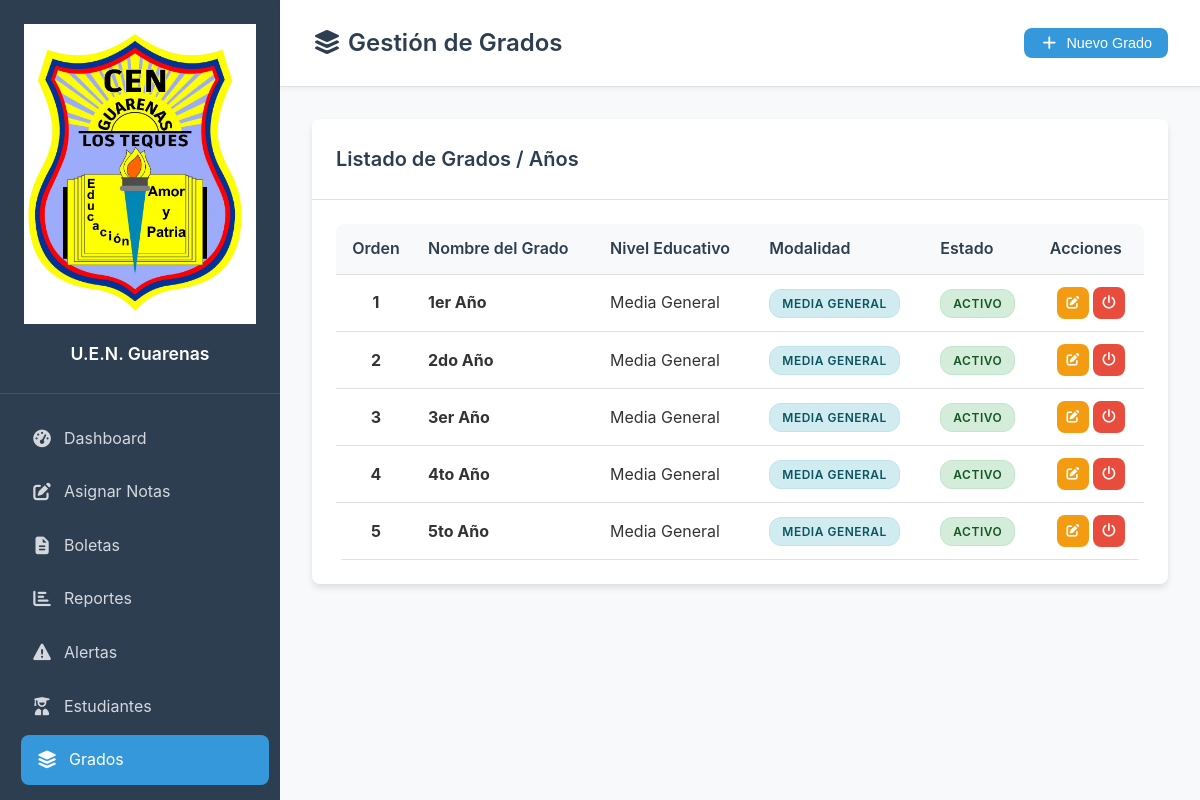
The page /grados.php (signed in) on the database its author committed.
### tables this page shows
CREATE TABLE `grados` (
  `id` int(11) NOT NULL,
  `nombre` varchar(50) NOT NULL,
  `nivel` varchar(20) DEFAULT NULL,
  `modalidad` enum('Media General','Media Técnica') DEFAULT 'Media General',
  `orden` int(11) DEFAULT NULL,
  `activo` tinyint(1) DEFAULT 1,
  `fecha_creacion` timestamp NOT NULL DEFAULT current_timestamp()
);

### grados.php (the view, shortened to what this page needs)
<?php
require_once 'config.php';
$db = getDBConnection();
$grados = $db->query("SELECT * FROM grados ORDER BY orden ASC")->fetchAll();
?>
<!DOCTYPE html>
<html lang="es">
<head>
    <link rel="stylesheet" href="<?php echo APP_URL; ?>/assets/css/styles.css">
    <link rel="stylesheet" href="<?php echo APP_URL; ?>/assets/fontawesome/css/all.min.css">
</head>
<body>
<div class="dashboard-container">
    <?php echo getSidebar('grados'); ?>
    <main class="main-content">
        <header class="main-header">
            <h1><i class="fas fa-layer-group"></i> Gestión de Grados</h1>
            <div class="header-actions">
                <button class="btn btn-primary" onclick="abrirModalNuevoGrado()"><i class="fas fa-plus"></i> Nuevo Grado</button>
            </div>
        </header>
        <div class="content-container">
            <div class="card">
                <div class="card-header"><h2>Listado de Grados / Años</h2></div>
                <div class="card-body">
                    <div class="table-responsive">
                        <table class="data-table">
                            <thead>
                                <tr>
                                    <th style="width: 80px; text-align: center;">Orden</th>
                                    <th>Nombre del Grado</th>
                                    <th>Nivel Educativo</th>
                                    <th>Modalidad</th>
                                    <th>Estado</th>
                                    <th>Acciones</th>
                                </tr>
                            </thead>
                            <tbody>
                                <?php foreach ($grados as $g): ?>
                                <tr>
                                    <td style="text-align: center;"><strong><?php echo $g['orden']; ?></strong></td>
                                    <td><strong><?php echo htmlspecialchars($g['nombre']); ?></strong></td>
                                    <td><?php echo htmlspecialchars($g['nivel']); ?></td>
                                    <td>
                                        <span class="badge <?php echo $g['modalidad'] == 'Media Técnica' ? 'badge-warning' : 'badge-info'; ?>">
                                            <?php echo htmlspecialchars($g['modalidad'] ?? 'Media General'); ?>
                                        </span>
                                    </td>
                                    <td>
                                        <span class="badge badge-<?php echo $g['activo'] ? 'success' : 'danger'; ?>">
                                            <?php echo $g['activo'] ? 'Activo' : 'Inactivo'; ?>
                                        </span>
                                    </td>
                                    <td class="actions">
                                        <button class="btn btn-sm btn-warning" onclick='abrirModalEditarGrado(<?php echo json_encode($g); ?>)' title="Editar">
                                            <i class="fas fa-edit"></i>
                                        </button>
                                        <a href="?action=toggle&id=<?php echo $g['id']; ?>" class="btn btn-sm btn-<?php echo $g['activo'] ? 'danger' : 'success'; ?>" onclick="return confirm('¿Cambiar estado de este grado?')" title="Cambiar Estado">
                                            <i class="fas fa-power-off"></i>
                                        </a>
                                    </td>
                                </tr>
                                <?php endforeach; ?>
                            </tbody>
                        </table>
                    </div>
                </div>
            </div>
        </div>
    </main>
</div>
</body>
</html>

### assets/css/styles.css (style rules this page uses)
:root { --primary-color: #3498db; --primary-dark: #2980b9; --secondary-color: #2c3e50; --success-color: #27ae60; --warning-color: #f39c12; --danger-color: #e74c3c; --info-color: #17a2b8; --light-color: #ecf0f1; --dark-color: #34495e; --border-radius: 8px; --box-shadow: 0 4px 6px rgba(0,0,0,0.1); --transition: all 0.3s ease; }
* { margin: 0; padding: 0; box-sizing: border-box; }
body { font-family: 'Inter', 'Segoe UI', Tahoma, Geneva, Verdana, sans-serif; background-color: #f8f9fa; color: #333; line-height: 1.6; }
.dashboard-container { display: flex; min-height: 100vh; }
.main-content { flex-grow: 1; display: flex; flex-direction: column; margin-left: 280px; min-height: 100vh; }
.main-header { background: white; padding: 1.5rem 2rem; border-bottom: 1px solid #e0e0e0; display: flex; justify-content: space-between; align-items: center; box-shadow: 0 2px 4px rgba(0,0,0,0.05); position: sticky; top: 0; z-index: 100; }
.main-header h1 { color: var(--secondary-color); font-size: 1.5rem; font-weight: 600; margin: 0; }
.header-actions { display: flex; align-items: center; gap: 1rem; }
.content-container { padding: 2rem; flex-grow: 1; background: #f8f9fa; }
.card { background: white; border-radius: var(--border-radius); box-shadow: var(--box-shadow); overflow: hidden; transition: var(--transition); }
.card-header { padding: 1.5rem; border-bottom: 1px solid #e0e0e0; display: flex; justify-content: space-between; align-items: center; }
.card-header h2 { color: var(--secondary-color); font-size: 1.25rem; font-weight: 600; margin: 0; }
.card-body { padding: 1.5rem; }
.btn { display: inline-flex; align-items: center; gap: 0.5rem; padding: 0.5rem 1rem; border: none; border-radius: var(--border-radius); text-decoration: none; font-size: 0.9rem; cursor: pointer; transition: var(--transition); font-weight: 500; line-height: 1; }
.btn-primary { background: var(--primary-color); color: white; }
.btn-warning { background: var(--warning-color); color: white; }
.btn-danger { background: var(--danger-color); color: white; }
.btn-sm { padding: 0.25rem 0.5rem; font-size: 0.8rem; }
.table-responsive { overflow-x: auto; border-radius: var(--border-radius); }
.data-table { width: 100%; border-collapse: collapse; background: white; }
.data-table th, .data-table td { padding: 0.75rem; text-align: left; border-bottom: 1px solid #e0e0e0; }
.data-table th { background: #f8f9fa; font-weight: 600; color: var(--secondary-color); position: sticky; top: 0; }
.data-table .actions { display: flex; gap: 0.25rem; white-space: nowrap; }
.badge { display: inline-block; padding: 0.25rem 0.75rem; border-radius: 12px; font-size: 0.75rem; font-weight: 600; text-transform: uppercase; letter-spacing: 0.5px; }
.badge-success { background: #d4edda; color: #155724; border: 1px solid #c3e6cb; }
.badge-info { background: #d1ecf1; color: #0c5460; border: 1px solid #bee5eb; }

### grados.php (style rules this page uses)
.actions { display: flex; gap: 5px; justify-content: center; align-items: center; }
.actions .btn-sm { width: 32px; height: 32px; display: inline-flex; align-items: center; justify-content: center; padding: 0; transition: none !important; }

### rows shown on the page
grados: orden "1", nombre "1er Año", nivel "Media General", modalidad "MEDIA GENERAL", activo "ACTIVO"
grados: orden "2", nombre "2do Año", nivel "Media General", modalidad "MEDIA GENERAL", activo "ACTIVO"
grados: orden "3", nombre "3er Año", nivel "Media General", modalidad "MEDIA GENERAL", activo "ACTIVO"
grados: orden "4", nombre "4to Año", nivel "Media General", modalidad "MEDIA GENERAL", activo "ACTIVO"
grados: orden "5", nombre "5to Año", nivel "Media General", modalidad "MEDIA GENERAL", activo "ACTIVO"

### other values the page prints
APP_NAME "U.E.N. Guarenas"
